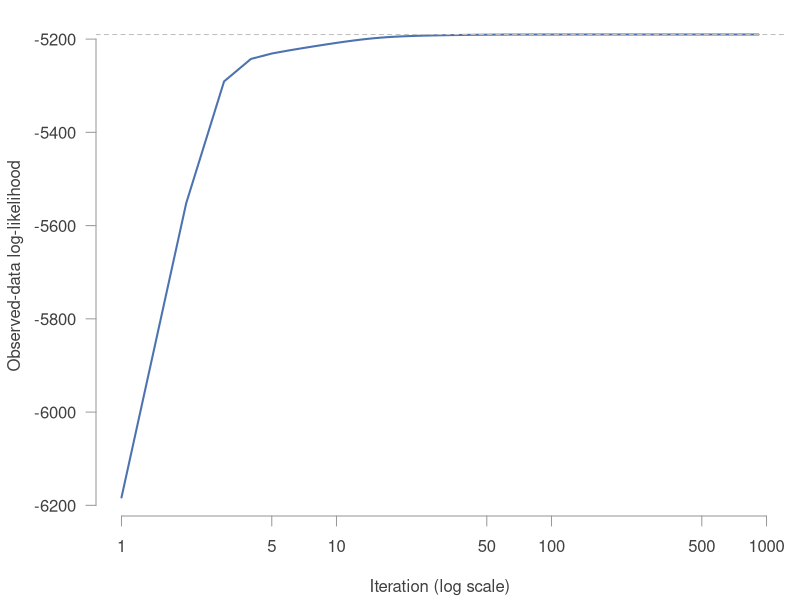

Write R code to recreate this figure.
# Run from the repository root:
#   Rscript codes/plots/model-formulation/em-convergence.R

tr <- read.csv("data/processed/em_trace.csv")

pdf("codes/plots/model-formulation/em-convergence.pdf", width = 7, height = 3.6)
par(mar = c(4.2, 4.8, 0.8, 0.8), las = 1, col.axis = "grey25", col.lab = "grey25", fg = "grey60")
plot(tr$iteration, tr$loglik, type = "l", col = "#4c72b0", lwd = 2, log = "x", bty = "n",
     xlab = "Iteration (log scale)", ylab = "")
mtext("Observed-data log-likelihood", side = 2, line = 3.6, las = 0, col = "grey25")
abline(h = max(tr$loglik), col = "grey75", lty = 2)
invisible(dev.off())
